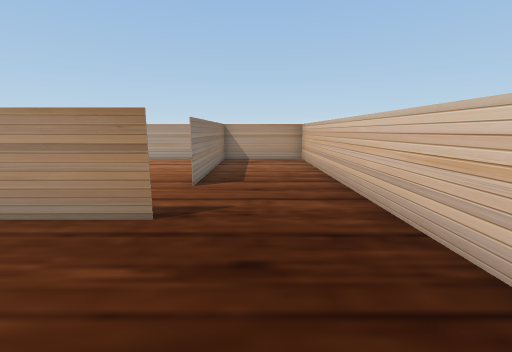
view 1 (above)

15 first-person views from a walk through a Unity game level. The camera is 1.4 m above the floor, tilts 10° down and sees 90° across. The floor is counted in squares, 1 m on a side. Each view is taken from the middle of a square. On the plan, view 1 faces up. The plan holds only what a view shows up to about 13 squares ahead; the rest is blank. The place goes on beyond the plan. Some animated figures are not drawn.

view 2
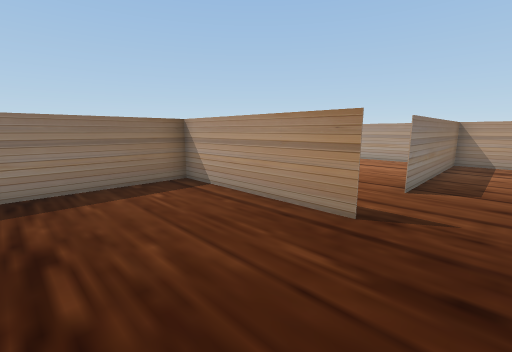

view 3
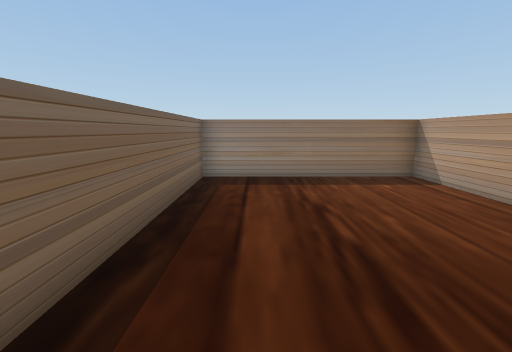

view 4
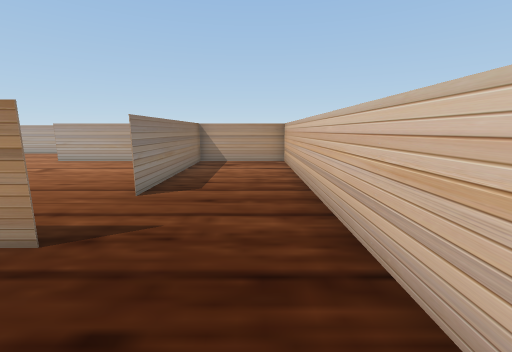

view 5
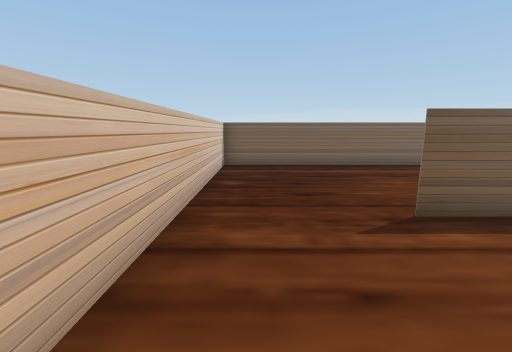

view 6
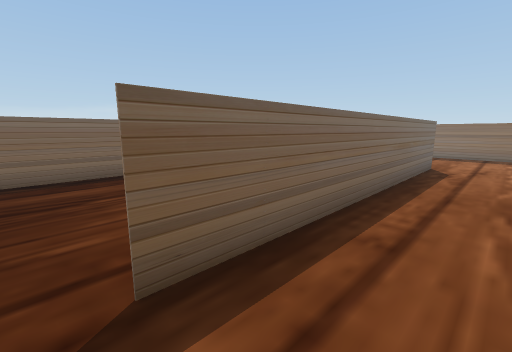

view 7
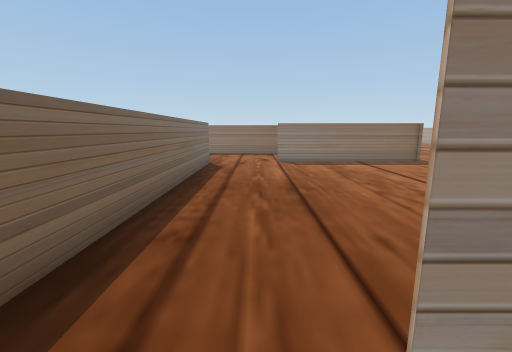

view 8
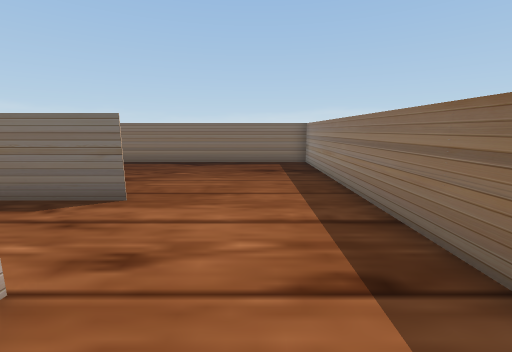

view 9
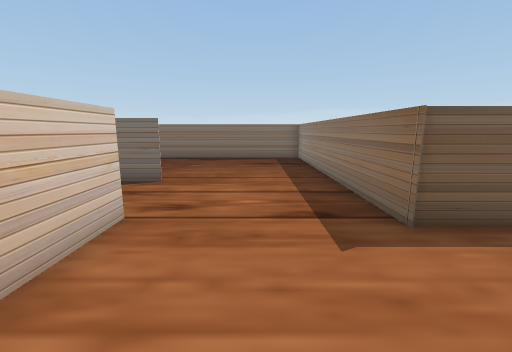

view 10
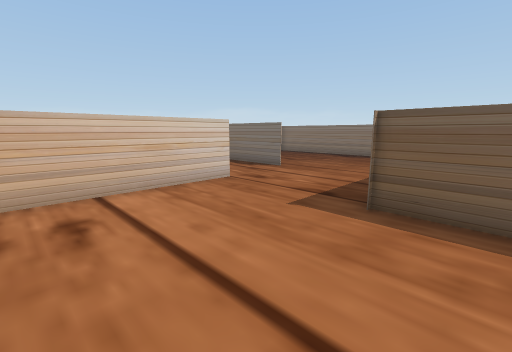

view 11
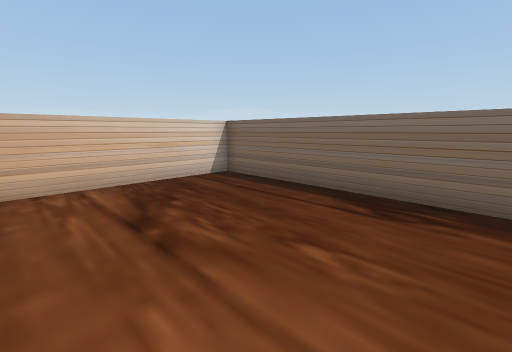

view 12
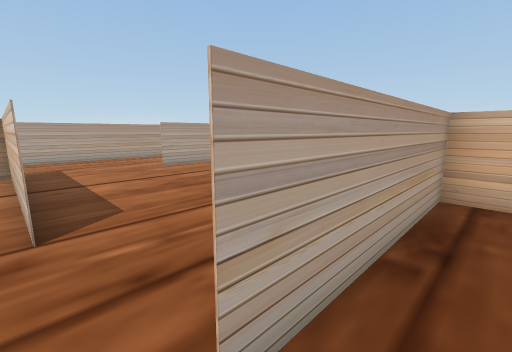

view 13
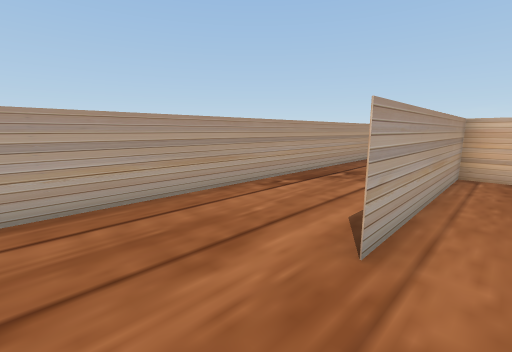

view 14
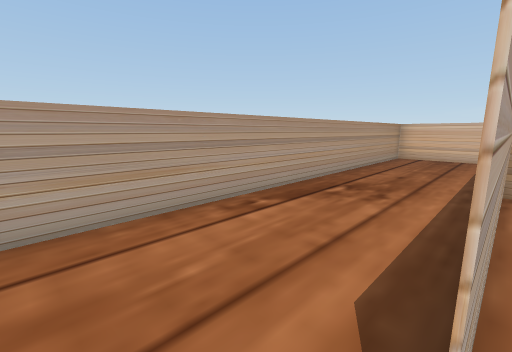

view 15
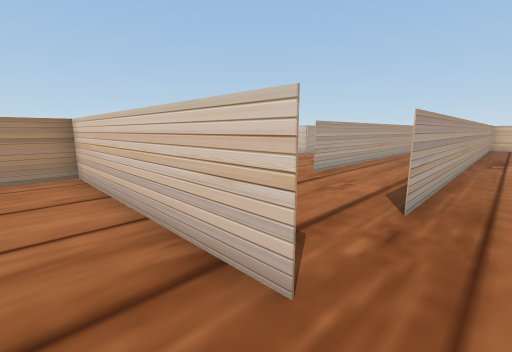

### Floor plan
Points are (right, up) in squares from view 1. A wall is a line through its corners. A room is listed if a view was taken in it or the views show most of it. See-through windows are left out.
Room 1 (views 1, 2, 3, 4, 5, 6, 7)
walls: (-2.6, 3.9) (-1.6, 3.9) (-7, 3.9); (-6.9, 4) (-6.9, -2.8); (-7, -2.6) (2.3, -2.6) (2.3, 13) (-1.9, 13); (-1.6, 13.1) (-1.6, 6.4)
ways out: opening at (-2, 5.5) to room 2
Room 2 (views 8, 9, 10, 11, 12, 13, 14, 15)
walls: (-12.9, 7) (-12.9, 13.4); (-7, 3.9) (-12.4, 3.9) (-2.6, 3.9); (-12.8, 13.6) (-12.8, 7); (-1.6, 11.9) (-1.6, 13.1); (-1.9, 13) (-8.4, 13); (-19.1, 7.3) (-17.3, 7.3) (-17.3, -2.6) (-7, -2.6); (-17.4, 17.1) (-17.4, 25.1) (-19.1, 25.1); (-6.9, -2.8) (-6.9, 4); (5.5, 13.9) (5.5, 17.1) (-14.4, 17.1)
ways out: opening at (-2, 5.5) to room 1; opening at (-15.5, 17.5)

Positions as (right, up) in squares from view 1, and headings:
1: (0, 0), facing up
2: (0, 0), facing up-left
3: (1, -1), facing left
4: (1, 1), facing up
5: (1, 8), facing down
6: (-1, 6), facing down-left
7: (-1, 6), facing left
8: (-15, 9), facing down
9: (-15, 11), facing down
10: (-19, 12), facing down-right
11: (-14, 3), facing down-right
12: (-13, 3), facing up-right
13: (-11, 12), facing up-right
14: (-9, 13), facing up-right
15: (-19, 16), facing up-right
